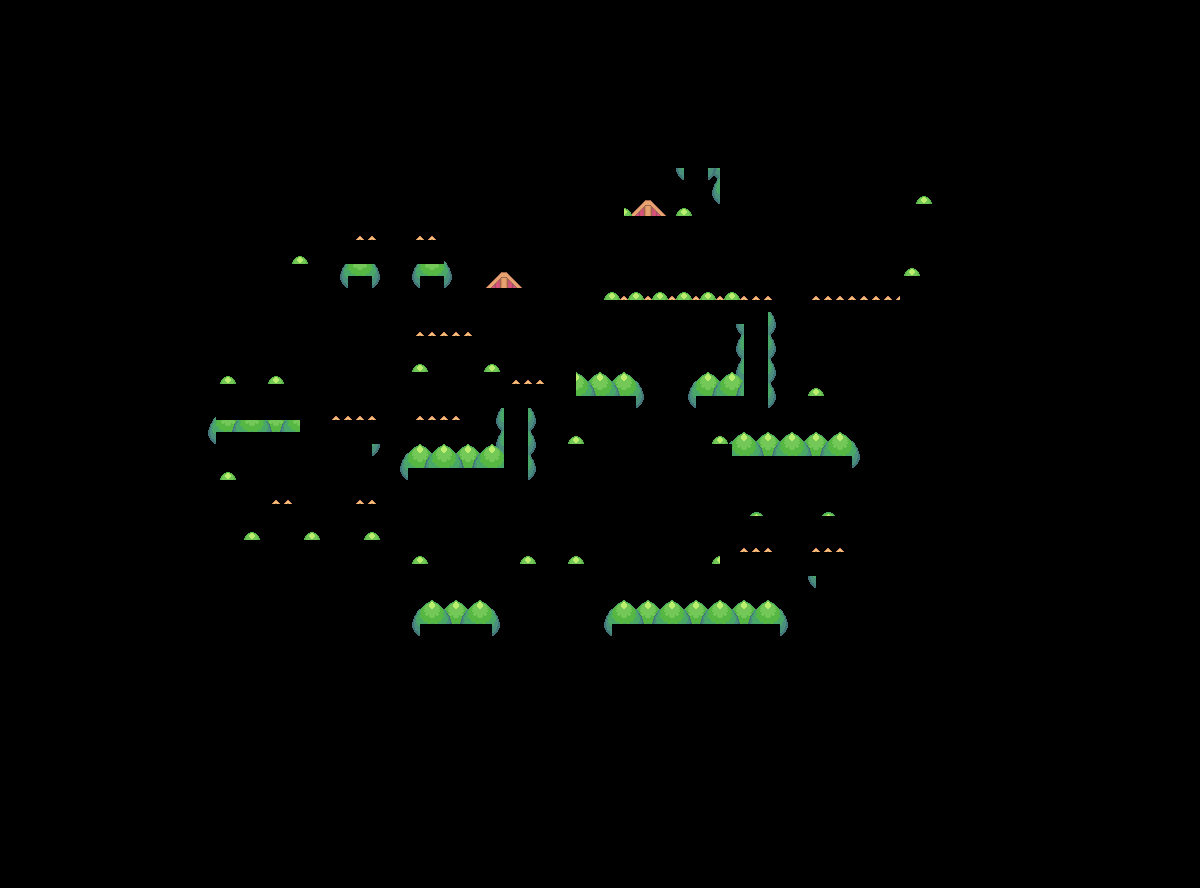

Rendered tile map (Tiled .tmx) drawn with the repository's tilesets; below, a short description and the map source with its tile grids summarised:
An orthogonal 100x74 tile map with 12x12 px tiles, 5 tile layers (Foreground 5, Foreground 4, Foreground 3, Foreground 2, ...), 19 hidden layers not drawn, 2 tilesets.

<map version="1.10" tiledversion="1.10.1" orientation="orthogonal" renderorder="right-down" width="100" height="74" tilewidth="12" tileheight="12" infinite="0" nextlayerid="29" nextobjectid="1">
 <tileset firstgid="1" source="../tilesets/island.tsx" />
 <tileset firstgid="1025" source="../tilesets/collision.tsx" />
 <group id="2" name="Terrain" visible="0">
  <layer id="1" name="Ocean" width="100" height="74">
   <data>[7400 cells, 7400 non-empty, 9 distinct tile ids]</data>
  </layer>
  <layer id="3" name="Island Level 1" width="100" height="74">
   <data>[7400 cells, 2665 non-empty, 143 distinct tile ids]</data>
  </layer>
  <layer id="7" name="Paths" width="100" height="74">
   <data>[7400 cells, 719 non-empty, 26 distinct tile ids]</data>
  </layer>
  <layer id="9" name="Island Level 2" width="100" height="74">
   <data>[7400 cells, 231 non-empty, 65 distinct tile ids]</data>
  </layer>
  <layer id="10" name="Island Level 3" width="100" height="74">
   <data>[7400 cells, 72 non-empty, 32 distinct tile ids]</data>
  </layer>
 </group>
 <group id="4" name="Objects" visible="0">
  <layer id="11" name="Grass and Flowers" width="100" height="74">
   <data>[7400 cells, 160 non-empty, 42 distinct tile ids]</data>
  </layer>
  <layer id="15" name="Fences" width="100" height="74">
   <data>[7400 cells, 138 non-empty, 12 distinct tile ids]</data>
  </layer>
  <layer id="21" name="Trees 7" width="100" height="74">
   <data>[7400 cells, 6 non-empty, 6 distinct tile ids]</data>
  </layer>
  <layer id="20" name="Trees 6" width="100" height="74">
   <data>[7400 cells, 28 non-empty, 22 distinct tile ids]</data>
  </layer>
  <layer id="19" name="Trees 5" width="100" height="74">
   <data>[7400 cells, 60 non-empty, 22 distinct tile ids]</data>
  </layer>
  <layer id="18" name="Trees 4" width="100" height="74">
   <data>[7400 cells, 102 non-empty, 22 distinct tile ids]</data>
  </layer>
  <layer id="17" name="Trees 3" width="100" height="74">
   <data>[7400 cells, 162 non-empty, 22 distinct tile ids]</data>
  </layer>
  <layer id="13" name="Trees 2" width="100" height="74">
   <data>[7400 cells, 278 non-empty, 22 distinct tile ids]</data>
  </layer>
  <layer id="16" name="Trees 1" width="100" height="74">
   <data>[7400 cells, 558 non-empty, 22 distinct tile ids]</data>
  </layer>
  <layer id="6" name="Homes" width="100" height="74">
   <data>[7400 cells, 260 non-empty, 108 distinct tile ids]</data>
  </layer>
  <layer id="14" name="Bushes" width="100" height="74">
   <data>[7400 cells, 24 non-empty, 4 distinct tile ids]</data>
  </layer>
  <layer id="5" name="Docks" width="100" height="74">
   <data>[7400 cells, 112 non-empty, 58 distinct tile ids]</data>
  </layer>
 </group>
 <layer id="12" name="Collisions" width="100" height="74" visible="0">
  <data>[7400 cells, 688 non-empty, 1 distinct tile ids]</data>
 </layer>
 <layer id="22" name="Battle Zones" width="100" height="74" visible="0">
  <data>[7400 cells, 178 non-empty, 1 distinct tile ids]</data>
 </layer>
 <group id="28" name="Foreground">
  <layer id="27" name="Foreground 5" width="100" height="74">
   <data>[7400 cells, 1 non-empty, 1 distinct tile ids]</data>
  </layer>
  <layer id="26" name="Foreground 4" width="100" height="74">
   <data>[7400 cells, 5 non-empty, 5 distinct tile ids]</data>
  </layer>
  <layer id="25" name="Foreground 3" width="100" height="74">
   <data>[7400 cells, 30 non-empty, 11 distinct tile ids]</data>
  </layer>
  <layer id="24" name="Foreground 2" width="100" height="74">
   <data>[7400 cells, 121 non-empty, 20 distinct tile ids]</data>
  </layer>
  <layer id="23" name="Foreground" width="100" height="74">
   <data>[7400 cells, 237 non-empty, 26 distinct tile ids]</data>
  </layer>
 </group>
</map>
